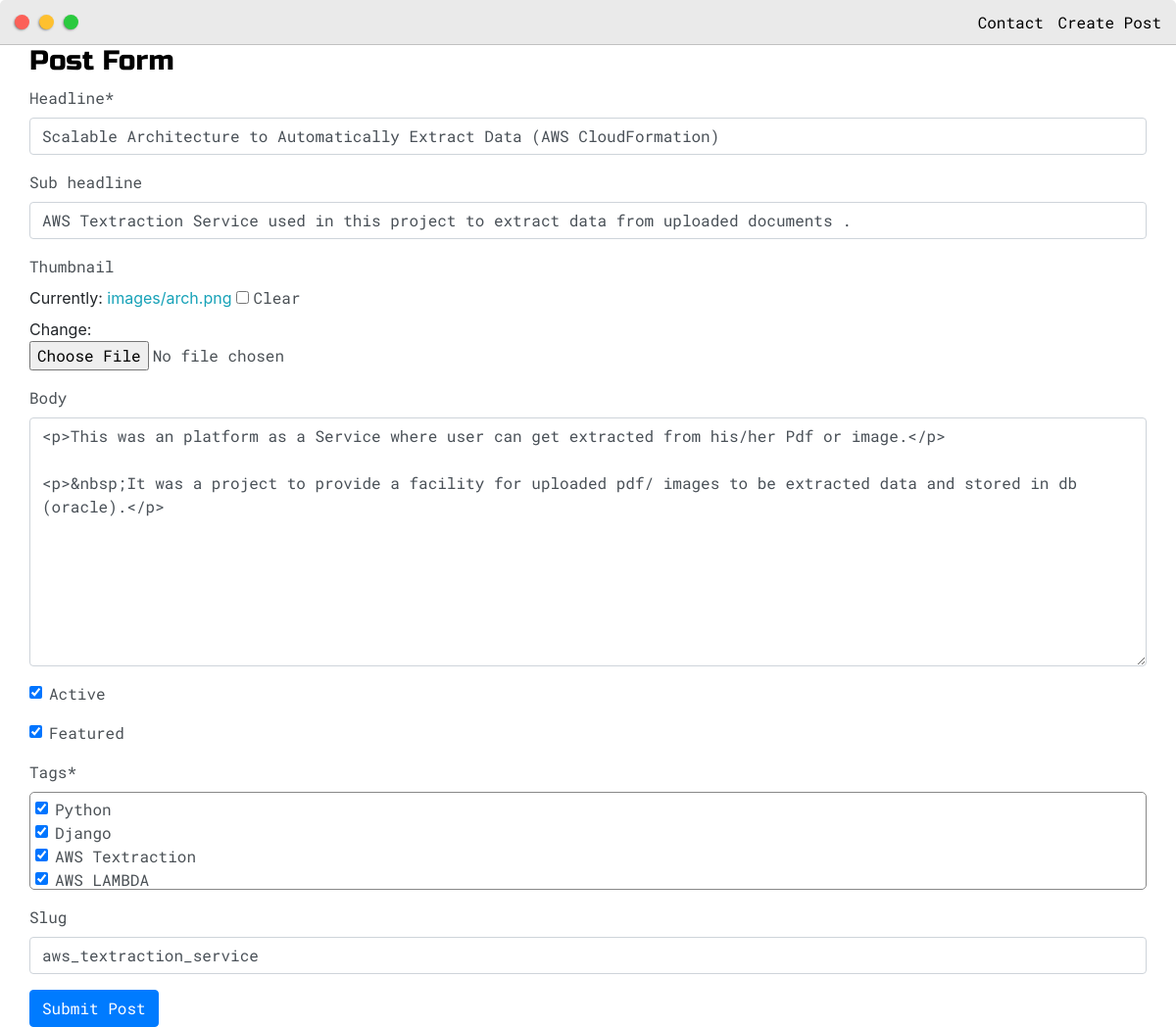
The page /update_post/aws_textraction_service/ (signed in) on the database its author committed.
### base/models.py (models this page shows, shortened)
class Post(models.Model):
    headline = models.CharField(max_length=200)
    sub_headline = models.CharField(max_length=200,null=True,blank=True)
    thumbnail = models.ImageField(null=True,blank=True,upload_to='images',default="/images/placeholder.png")
    body = RichTextUploadingField(null=True,blank=True)
    created = models.DateTimeField(auto_now_add=True)
    active = models.BooleanField(default=False)
    featured = models.BooleanField(default=False)
    tags = models.ManyToManyField(Tag,null=True)
    slug = models.SlugField(null=True,blank=True)

### base/views.py (the view)
# urls.py: path('update_post/<slug:slug>/',views.upatePost,name='update_post'),
@login_required(login_url='home')
def upatePost(request,slug):
    post = Post.objects.get(slug=slug)
    form = PostForm(instance=post)
    if request.method == 'POST':
        form = PostForm(request.POST,request.FILES,instance=post)
        if form.is_valid():
            form.save()
        return redirect('posts')
    context = {'form':form}
    return render(request,'base/post_form.html',context)

### base/forms.py
class PostForm(ModelForm):
    class Meta:
        model = Post
        fields = '__all__'
        widgets = {
            'tags':forms.CheckboxSelectMultiple(),
        }

### base/models.py (called while the page is built)
    def __str__(self):
        return self.name

### base/templates/base/post_form.html (shortened to what this page needs)
{% extends 'base/main.html' %}
{% load static %}
{% load crispy_forms_tags   %}
{% block content %}
<div class="main-container">
    <h3>Post Form</h3>
    <form action="" method="POST" enctype="multipart/form-data">
        {{ form|crispy}}
        <input type="submit" class="btn btn-primary" value="Submit Post">
    </form>
</div>
{% endblock content %}

### static/css/default.css (style rules this page uses)
:root { --mainColor:#eaeaea; --secondaryColor:#fff; --borderColor:#c1c1c1; --mainText:black; --secondaryText:#4b5156; --themeDotBorder:#24292e; --previewBg:rgb(251, 249, 243, 0.8); --previewShadow:#f0ead6; --buttonColor:black; }
html, body { padding: 0; margin: 0; scroll-behavior: smooth; }
body * { transition: 0.3s; }
h1, h2, h3, h4, h5, h6, strong { color: var(--mainText); font-family: 'Russo One', sans-serif; font-weight: 500; }
p, li, span, label, input, textarea { color: var(--secondaryText); font-family: 'Roboto Mono', monospace; }
a { text-decoration: none; color:#17a2b8; }
h3 { font-size: 28px; }
.main-container { width: 1200px; margin: 0 auto; }
@media screen and (max-width: 1200px) { .main-container { width: 95%; } }

### base/templates/base/post_form.html (style rules this page uses)
#div_id_tags > div { max-height:100px; overflow-y:scroll; border : 1px solid #888; padding: 5px; border-radius:5px; }

### rows shown on the page
Post: headline "Scalable Architecture to Automatically Extract Data (AWS CloudFormation)", sub_headline "AWS Textraction Service used in this project to extract data from uploaded documents .", body "<p>This was an platform as a Service where user can get extracted from his/her Pdf or image.</p> <p>&nbsp;It was a project to provide a facility for uploaded pdf/ images to be extracted data and stored in db (oracle).</p>", active "☑", featured "☑", slug "aws_textraction_service"
